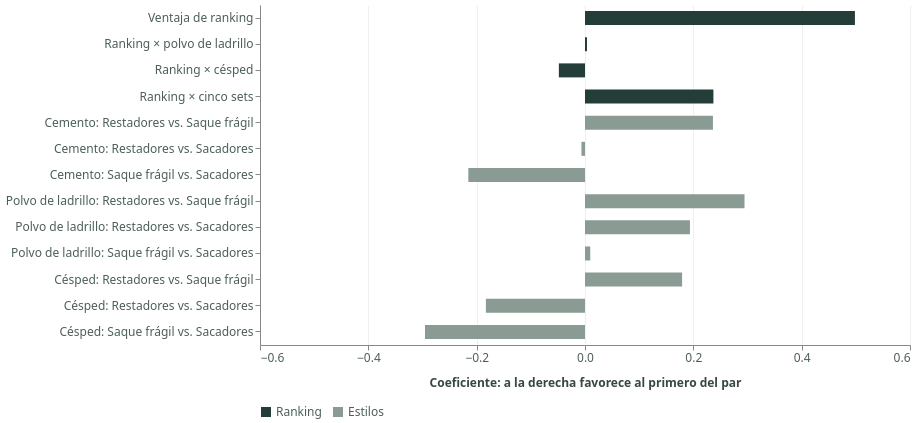

Source (notebook cell):
### Markdown cell above
### Dónde se equivoca y en qué se apoya

Los errores se miran por grupos de partidos. Para ver en qué se apoya, se apaga un bloque
de coeficientes por vez en el mismo modelo ampliado y se mide la log-loss en el test.

### Code cell
display(pd.DataFrame(informe['mistakes']).round(4))
display(pd.Series(informe['reliance'], name='log-loss en test').round(4))
display(pd.DataFrame(informe['coefficients']).round(3))
alt.Chart.from_dict(graficos['coeficientes']).properties(width=650)

### Figure 1 — Vega-Lite specification as saved in the notebook (floating-point values rounded to 4 significant figures)
{"config": {"view": {"continuousWidth": 300, "continuousHeight": 300, "stroke": null}, "axis": {"gridColor": "#EDF0EB", "labelColor": "#4C5F58", "labelFontSize": 12, "labelLimit": 290, "tickCount": 6, "titleColor": "#364940", "titleFontSize": 12, "titlePadding": 14}, "background": "#FFFFFF", "font": "Segoe UI, system-ui, sans-serif", "legend": {"columns": 3, "labelColor": "#4C5F58", "labelFontSize": 12, "titleColor": "#364940", "titleFontSize": 12}}, "data": {"name": "data-23696e87a5a3b21bf389e65c9d5c94d9"}, "mark": {"type": "bar", "size": 14}, "datasets": {"data-23696e87a5a3b21bf389e65c9d5c94d9": [{"variable": "Ventaja de ranking", "coef": 0.4983, "bloque": "Ranking"}, {"variable": "Ranking × polvo de ladrillo", "coef": 0.003656, "bloque": "Ranking"}, {"variable": "Ranking × césped", "coef": -0.04827, "bloque": "Ranking"}, {"variable": "Ranking × cinco sets", "coef": 0.2371, "bloque": "Ranking"}, {"variable": "Cemento: Restadores vs. Saque frágil", "coef": 0.2362, "bloque": "Estilos"}, {"variable": "Cemento: Restadores vs. Sacadores", "coef": -0.006547, "bloque": "Estilos"}, {"variable": "Cemento: Saque frágil vs. Sacadores", "coef": -0.2154, "bloque": "Estilos"}, {"variable": "Polvo de ladrillo: Restadores vs. Saque frágil", "coef": 0.2945, "bloque": "Estilos"}, {"variable": "Polvo de ladrillo: Restadores vs. Sacadores", "coef": 0.1937, "bloque": "Estilos"}, {"variable": "Polvo de ladrillo: Saque frágil vs. Sacadores", "coef": 0.00969, "bloque": "Estilos"}, {"variable": "Césped: Restadores vs. Saque frágil", "coef": 0.1792, "bloque": "Estilos"}, {"variable": "Césped: Restadores vs. Sacadores", "coef": -0.183, "bloque": "Estilos"}, {"variable": "Césped: Saque frágil vs. Sacadores", "coef": -0.2954, "bloque": "Estilos"}]}, "encoding": {"color": {"field": "bloque", "legend": {"orient": "bottom"}, "scale": {"domain": ["Ranking", "Estilos"], "range": ["#243D39", "#899B93"]}, "title": null, "type": "nominal"}, "tooltip": [{"field": "variable", "type": "nominal"}, {"field": "coef", "format": "+.3f", "title": "Coeficiente", "type": "quantitative"}], "x": {"field": "coef", "scale": {"domain": [-0.6, 0.6]}, "title": "Coeficiente: a la derecha favorece al primero del par", "type": "quantitative"}, "y": {"field": "variable", "sort": ["Ventaja de ranking", "Ranking × polvo de ladrillo", "Ranking × césped", "Ranking × cinco sets", "Cemento: Restadores vs. Saque frágil", "Cemento: Restadores vs. Sacadores", "Cemento: Saque frágil vs. Sacadores", "Polvo de ladrillo: Restadores vs. Saque frágil", "Polvo de ladrillo: Restadores vs. Sacadores", "Polvo de ladrillo: Saque frágil vs. Sacadores", "Césped: Restadores vs. Saque frágil", "Césped: Restadores vs. Sacadores", "Césped: Saque frágil vs. Sacadores"], "title": null, "type": "nominal"}}, "height": 340, "width": 650, "$schema": "https://vega.github.io/schema/vega-lite/v6.4.1.json"}
